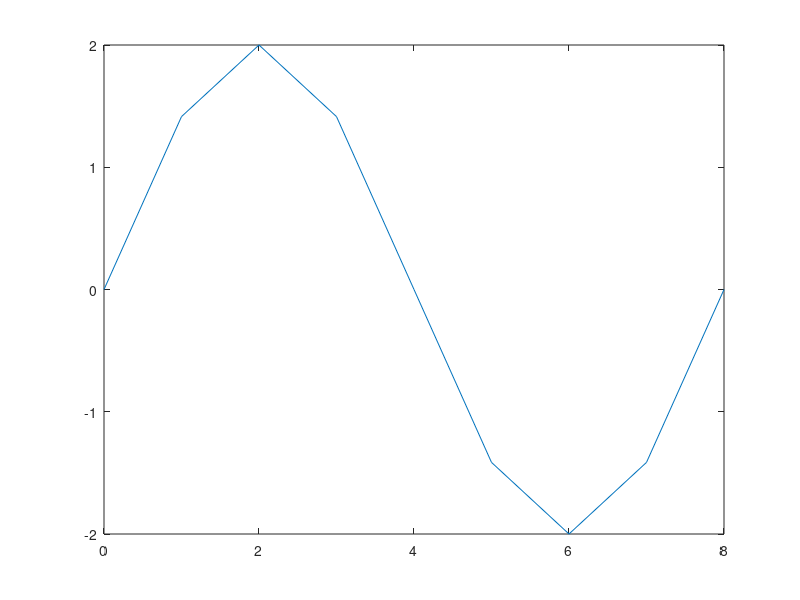

The MATLAB source for this figure:
f0 = 4;
k=8;
N=k; # para esse exercicio o periodo fundamental
N = 8;
ts = 1/k*f0;
n=0:N;
x  = 2 * sin(((2*pi)/k)*n);
 plot(n,x)
